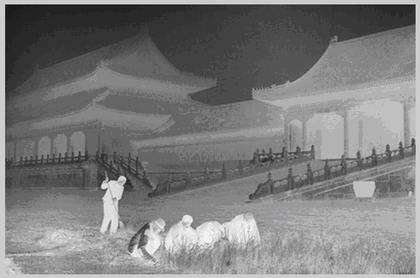
%> input picture Lecture_2/1. Histogram Operation/oldpicture.bmp, 420 x 278 px, shrunk from 573 x 379 before the run
$ octave 'Histogram Operation.m'   (GNU Octave 9; MATLAB toolbox functions it lacks are replaced by stand-ins)
%> lines starting %> are read from the running program, lines starting %| are printed output that depends on the picture
% Histogram Operation Author: Chengqi Li
% 1120170852
% 04251702
clear;clc;
a = [pwd,'\oldpicture.bmp'];
img = uint8(imread(a)); % load image from current directory
%> img is the input picture: size 278x420x3 uint8; mean R, G, B 123.3, 123.3, 123.5
img = rgb2gray(img);
%> img: size 278x420 uint8
img = im2double(img);
%> img: size 278x420 double
b = imhist(img)
%> b = 256 values, max 4571 at index 103, min 0 at index 1, mean 456.1
max_num = max(max(img));
%> max_num = 0.992
min_num = min(min(img));
%> min_num = 0.0471
[width, height] = size(img);
%> width = 278; height = 420
for i = 1:width
    for j = 1:height
        img_new(i,j) = double(1-(1/(max_num - min_num)*((img(i,j) - min_num))));% Convert image into Double format
        img_new_log(i,j) = double(1-(log(img(i,j)+1))); % Logrithm conversion
    end
end
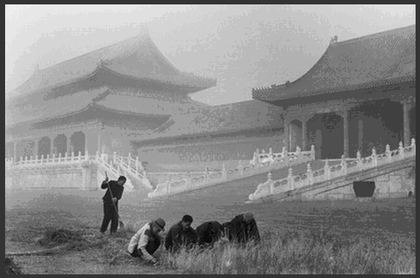
%> img_new: size 278x420 double; min 0, max 1, mean 0.538
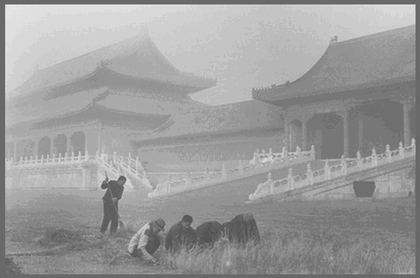
%> img_new_log: size 278x420 double; min 0.311, max 0.954, mean 0.614
img_new = im2double(img_new);
a = imhist(img_new);
%> a = 256 values, max 4571 at index 161, min 0 at index 10, mean 456.1
imwrite(img_new, 'linear_p.jpg');
imwrite(img_new_log, 'log.jpg');
subplot(131),imshow(img);
title('raw')
subplot(132),imshow(img_new)
title('linear')
subplot(133),imshow(img_new_log)
title('log')
